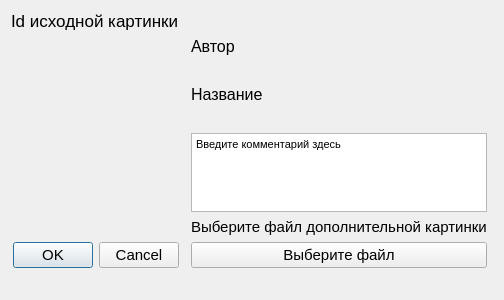
<?xml version="1.0" encoding="UTF-8"?>
<ui version="4.0">
 <class>AddPic</class>
 <widget class="QWidget" name="AddPic">
  <property name="geometry">
   <rect>
    <x>0</x>
    <y>0</y>
    <width>500</width>
    <height>300</height>
   </rect>
  </property>
  <property name="font">
   <font>
    <pointsize>11</pointsize>
   </font>
  </property>
  <property name="windowTitle">
   <string>Дополнительная картинка</string>
  </property>
  <layout class="QGridLayout" name="gridLayout">
   <item row="2" column="0" colspan="2">
    <widget class="QLabel" name="label_7">
     <property name="text">
      <string/>
     </property>
    </widget>
   </item>
   <item row="4" column="2" colspan="2">
    <widget class="QLabel" name="label_8">
     <property name="font">
      <font>
       <pointsize>10</pointsize>
      </font>
     </property>
     <property name="text">
      <string/>
     </property>
    </widget>
   </item>
   <item row="0" column="0">
    <widget class="QLabel" name="label">
     <property name="font">
      <font>
       <pointsize>13</pointsize>
      </font>
     </property>
     <property name="text">
      <string>Id исходной картинки</string>
     </property>
    </widget>
   </item>
   <item row="2" column="2">
    <layout class="QVBoxLayout" name="verticalLayout">
     <item>
      <widget class="QLabel" name="label_2">
       <property name="font">
        <font>
         <pointsize>12</pointsize>
        </font>
       </property>
       <property name="text">
        <string>Автор</string>
       </property>
      </widget>
     </item>
     <item>
      <widget class="QLabel" name="label_3">
       <property name="font">
        <font>
         <pointsize>11</pointsize>
        </font>
       </property>
       <property name="text">
        <string/>
       </property>
      </widget>
     </item>
     <item>
      <widget class="QLabel" name="label_4">
       <property name="font">
        <font>
         <pointsize>12</pointsize>
        </font>
       </property>
       <property name="text">
        <string>Название</string>
       </property>
      </widget>
     </item>
     <item>
      <widget class="QLabel" name="label_5">
       <property name="font">
        <font>
         <pointsize>11</pointsize>
        </font>
       </property>
       <property name="text">
        <string/>
       </property>
      </widget>
     </item>
     <item>
      <widget class="QTextEdit" name="textEdit">
       <property name="html">
        <string>&lt;!DOCTYPE HTML PUBLIC &quot;-//W3C//DTD HTML 4.0//EN&quot; &quot;http://www.w3.org/TR/REC-html40/strict.dtd&quot;&gt;
&lt;html&gt;&lt;head&gt;&lt;meta name=&quot;qrichtext&quot; content=&quot;1&quot; /&gt;&lt;style type=&quot;text/css&quot;&gt;
p, li { white-space: pre-wrap; }
&lt;/style&gt;&lt;/head&gt;&lt;body style=&quot; font-family:'MS Shell Dlg 2'; font-size:11pt; font-weight:400; font-style:normal;&quot;&gt;
&lt;p style=&quot; margin-top:0px; margin-bottom:0px; margin-left:0px; margin-right:0px; -qt-block-indent:0; text-indent:0px;&quot;&gt;&lt;span style=&quot; font-size:8pt;&quot;&gt;Введите комментарий здесь&lt;/span&gt;&lt;/p&gt;&lt;/body&gt;&lt;/html&gt;</string>
       </property>
      </widget>
     </item>
     <item>
      <widget class="QLabel" name="label_6">
       <property name="font">
        <font>
         <pointsize>11</pointsize>
        </font>
       </property>
       <property name="text">
        <string>Выберите файл дополнительной картинки</string>
       </property>
      </widget>
     </item>
    </layout>
   </item>
   <item row="3" column="2">
    <widget class="QPushButton" name="pushButton">
     <property name="font">
      <font>
       <pointsize>11</pointsize>
      </font>
     </property>
     <property name="text">
      <string>Выберите файл</string>
     </property>
    </widget>
   </item>
   <item row="3" column="0">
    <widget class="QDialogButtonBox" name="buttonBox">
     <property name="font">
      <font>
       <pointsize>11</pointsize>
      </font>
     </property>
     <property name="standardButtons">
      <set>QDialogButtonBox::Cancel|QDialogButtonBox::Ok</set>
     </property>
    </widget>
   </item>
   <item row="0" column="2">
    <widget class="QLabel" name="label_9">
     <property name="text">
      <string/>
     </property>
    </widget>
   </item>
  </layout>
 </widget>
 <resources/>
 <connections/>
</ui>
